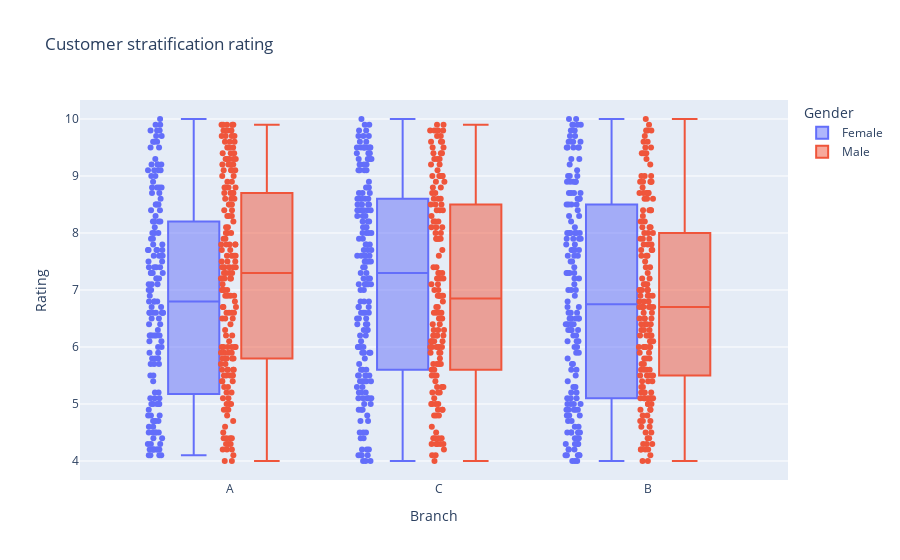

Source (notebook cell):
### Code cell
px.box(df, x="Branch", y="Rating", color="Gender" , points = "all",
                title="Customer stratification rating")

### Figure 1 — Plotly figure (JSON) as saved in the notebook; plotly's stock layout.template omitted (floating-point values rounded to 4 significant figures; data arrays with more than 128 entries replaced by an {"elided": "..."} marker saying what was removed)
{"data": [{"alignmentgroup": "True", "boxpoints": "all", "hovertemplate": "Gender=Female<br>Branch=%{x}<br>Rating=%{y}<extra></extra>", "legendgroup": "Female", "marker": {"color": "#636efa"}, "name": "Female", "notched": false, "offsetgroup": "Female", "orientation": "v", "showlegend": true, "type": "box", "x": {"elided": "501 str values"}, "x0": " ", "xaxis": "x", "y": {"elided": "501 float values"}, "y0": " ", "yaxis": "y"}, {"alignmentgroup": "True", "boxpoints": "all", "hovertemplate": "Gender=Male<br>Branch=%{x}<br>Rating=%{y}<extra></extra>", "legendgroup": "Male", "marker": {"color": "#EF553B"}, "name": "Male", "notched": false, "offsetgroup": "Male", "orientation": "v", "showlegend": true, "type": "box", "x": {"elided": "499 str values"}, "x0": " ", "xaxis": "x", "y": {"elided": "499 float values"}, "y0": " ", "yaxis": "y"}], "layout": {"boxmode": "group", "legend": {"title": {"text": "Gender"}, "tracegroupgap": 0}, "title": {"text": "Customer stratification rating"}, "xaxis": {"anchor": "y", "domain": [0, 1], "title": {"text": "Branch"}}, "yaxis": {"anchor": "x", "domain": [0, 1], "title": {"text": "Rating"}}}}
